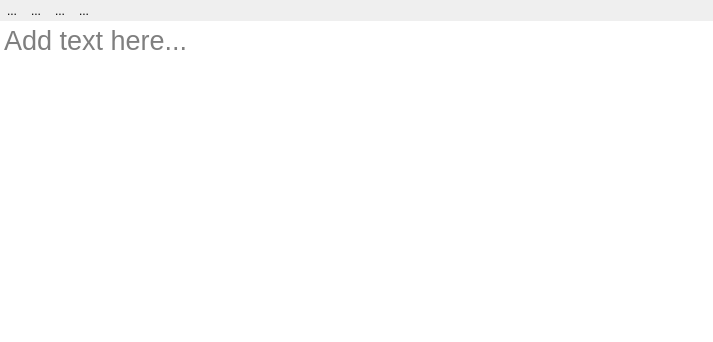
<?xml version="1.0" encoding="UTF-8"?>
<ui version="4.0">
 <class>Form</class>
 <widget class="QWidget" name="Form">
  <property name="geometry">
   <rect>
    <x>0</x>
    <y>0</y>
    <width>713</width>
    <height>342</height>
   </rect>
  </property>
  <property name="windowTitle">
   <string>Form</string>
  </property>
  <layout class="QVBoxLayout" name="verticalLayout">
   <property name="spacing">
    <number>0</number>
   </property>
   <property name="leftMargin">
    <number>0</number>
   </property>
   <property name="topMargin">
    <number>0</number>
   </property>
   <property name="rightMargin">
    <number>0</number>
   </property>
   <property name="bottomMargin">
    <number>0</number>
   </property>
   <item>
    <layout class="QHBoxLayout" name="horizontalLayout">
     <item>
      <widget class="QToolButton" name="bold_action">
       <property name="text">
        <string>...</string>
       </property>
       <property name="icon">
        <iconset>
         <normaloff>../../icons/format-bold.png</normaloff>../../icons/format-bold.png</iconset>
       </property>
       <property name="popupMode">
        <enum>QToolButton::DelayedPopup</enum>
       </property>
       <property name="autoRaise">
        <bool>true</bool>
       </property>
      </widget>
     </item>
     <item>
      <widget class="QToolButton" name="italic_action">
       <property name="text">
        <string>...</string>
       </property>
       <property name="icon">
        <iconset>
         <normaloff>../../icons/format-italic.png</normaloff>../../icons/format-italic.png</iconset>
       </property>
       <property name="autoRaise">
        <bool>true</bool>
       </property>
      </widget>
     </item>
     <item>
      <widget class="QToolButton" name="bullet_list_action">
       <property name="text">
        <string>...</string>
       </property>
       <property name="icon">
        <iconset>
         <normaloff>../../icons/format-item.png</normaloff>../../icons/format-item.png</iconset>
       </property>
       <property name="autoRaise">
        <bool>true</bool>
       </property>
      </widget>
     </item>
     <item>
      <widget class="QToolButton" name="numbered_list_action">
       <property name="text">
        <string>...</string>
       </property>
       <property name="icon">
        <iconset>
         <normaloff>../../icons/format_numbered.png</normaloff>../../icons/format_numbered.png</iconset>
       </property>
       <property name="autoRaise">
        <bool>true</bool>
       </property>
      </widget>
     </item>
     <item>
      <spacer name="horizontalSpacer">
       <property name="orientation">
        <enum>Qt::Horizontal</enum>
       </property>
       <property name="sizeHint" stdset="0">
        <size>
         <width>40</width>
         <height>20</height>
        </size>
       </property>
      </spacer>
     </item>
    </layout>
   </item>
   <item>
    <widget class="QTextEdit" name="TextEditor">
     <property name="font">
      <font>
       <pointsize>20</pointsize>
      </font>
     </property>
     <property name="frameShape">
      <enum>QFrame::NoFrame</enum>
     </property>
     <property name="frameShadow">
      <enum>QFrame::Plain</enum>
     </property>
     <property name="autoFormatting">
      <set>QTextEdit::AutoBulletList</set>
     </property>
     <property name="acceptRichText">
      <bool>true</bool>
     </property>
     <property name="placeholderText">
      <string>Add text here...</string>
     </property>
    </widget>
   </item>
  </layout>
 </widget>
 <resources/>
 <connections/>
</ui>
